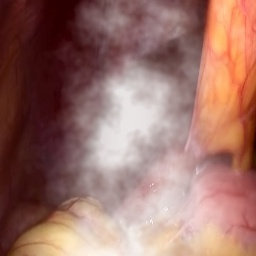
#> input picture img_test/input/11.jpg, 256 x 256 px, found by its file name; its folder holds 3 pictures in this run
$ python prepare_dataset.py   (older library calls are emulated)
#> lines starting #> are read from the running program, lines starting #| are printed output that depends on the picture
# -*- coding: utf-8 -*-

import cv2,os, numpy as np, sys
from glob import glob
import shutil
# from options.prepare_data_options import PrepareDataOptions
from natsort import natsorted

def prepare_data(path_root,path_imgs_A,path_imgs_B,path_result,make_dataset=False):
#> called with path_root = '../datasets/laparoscopy_dc/', path_imgs_A = '../datasets/laparoscopy_dc/input/', path_imgs_B = '../datasets/laparoscopy_dc/output/', path_result = '../datasets/laparoscopy_dc/merged/', make_dataset = True
    print('Preparing data to train...')
    print('   Creating directory merged and merging images...')
    names=os.listdir(path_imgs_A)
    names=natsorted(names)
    create_directory('',path_result)

    print('\tDataset size: '+str(len(names)))
    if len(names)!=len([os.path.basename(f) for f in glob(path_result+"*")]) or make_dataset==True:

        num=1
        for img in names:
            img_A =cv2.imread(path_imgs_A+img,-1)#.astype(np.float)
#> img_A is the input picture: shape (256, 256, 3); mean B, G, R 105, 113.4, 155.4
            img_B = cv2.imread(path_imgs_B+img,-1)#.astype(np.float)
            im_res = cv2.hconcat([img_A, img_B])
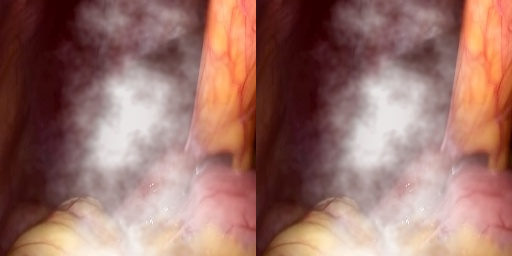
#> im_res: shape (256, 512, 3); mean B, G, R 105, 113.4, 155.4
            cv2.imwrite(path_result+img,im_res)
            sys.stdout.write("\r\x1b[K\t   "+'Merging '+str(num)+' from '+str(len(names))+' images')
            sys.stdout.flush()
            num+=1
#> pass 2 of the loop in prepare_data, `for img in names:`:
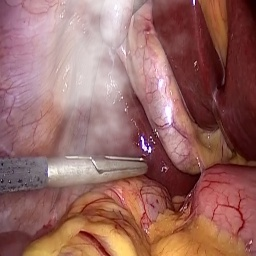
#> input picture img_test/input/408.jpg, 256 x 256 px, found by its file name
#> in prepare_data, img_A is the input picture: shape (256, 256, 3); mean B, G, R 99.8, 104.5, 152.3
#> in prepare_data, `im_res = cv2.hconcat([img_A, img_B])`:
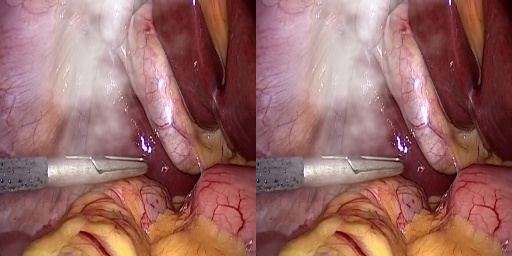
#> im_res: shape (256, 512, 3); mean B, G, R 99.8, 104.5, 152.3
#> pass 3 of the loop in prepare_data, `for img in names:`:
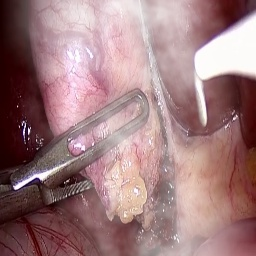
#> input picture img_test/input/1152.jpg, 256 x 256 px, found by its file name
#> in prepare_data, img_A is the input picture: shape (256, 256, 3); mean B, G, R 126.5, 124.2, 158.8
#> in prepare_data, `im_res = cv2.hconcat([img_A, img_B])`:
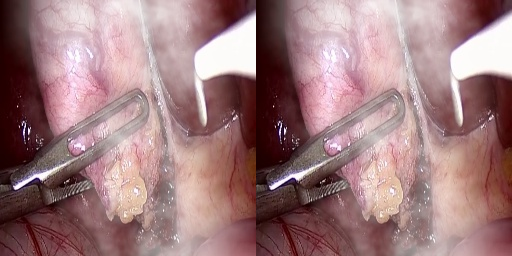
#> im_res: shape (256, 512, 3); mean B, G, R 126.5, 124.2, 158.8
    else:
        sys.stdout.write("\r\x1b[K\t   "+'Merging skipped....')

    print('...............................ok!')

def create_directory(path_root,name):
    try:
        path=path_root+name
        os.mkdir(path)
    except OSError:
        print ("\tDirectory %s already exists!" % path)
    else:
        print ("\tSuccessfully created the directory %s " % path)


def separate_data(path_root,path_result,rate):
#> (the run stopped early here; a loop or call above may not have finished)
